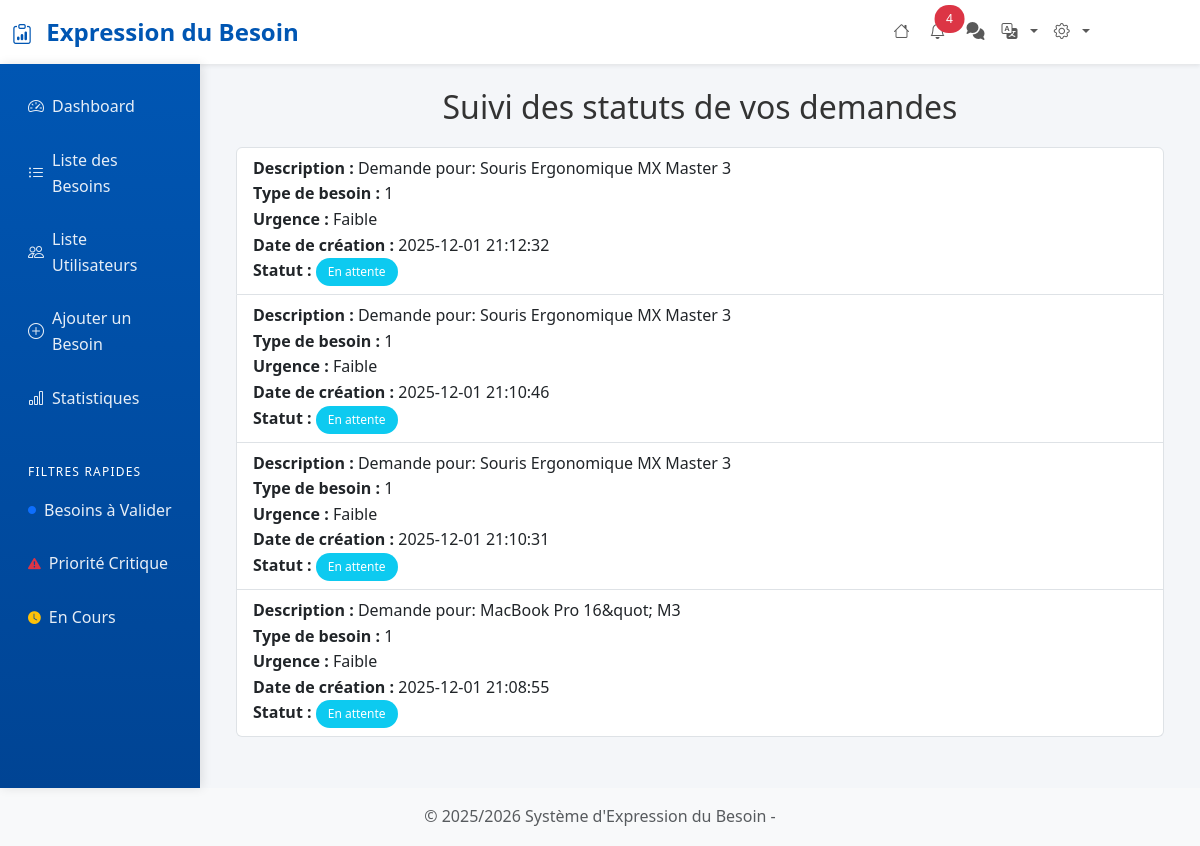
/suivi_statut.php (signed in), run on the app's committed database.
### tables this page shows
CREATE TABLE `demandes` (
  `id` int(11) NOT NULL,
  `user_id` int(11) NOT NULL,
  `type_besoin_id` int(11) NOT NULL,
  `description` text NOT NULL,
  `urgence` enum('Faible','Moyenne','Urgente') NOT NULL DEFAULT 'Faible',
  `statut` enum('En attente','En cours de validation','Traitée') NOT NULL DEFAULT 'En attente',
  `date_creation` datetime DEFAULT current_timestamp()
);

### suivi_statut.php (the view, shortened to what this page needs)
<?php
include 'includes/header.php';
$user_id = $_SESSION['user_id'];
$conn = getConnection();
try {
    $stmt = $conn->prepare("
        SELECT
            description,
            type_besoin_id,
            urgence,
            date_creation,
            statut
        FROM demandes
        WHERE user_id = :user_id
        ORDER BY date_creation DESC
    ");
    $stmt->bindParam(':user_id', $user_id, PDO::PARAM_INT);
    $stmt->execute();
    $stats = $stmt->fetchAll(PDO::FETCH_ASSOC);
} catch (PDOException $e) {
    die("Erreur : " . $e->getMessage());
}
?>
<div class="container mt-4">
    <h2>Suivi des statuts de vos demandes</h2>
    <?php if (count($stats) > 0): ?>
    <ul class="list-group mt-3">
        <?php foreach ($stats as $s): ?>
        <li class="list-group-item">
            <strong>Description :</strong> <?= htmlspecialchars($s['description']) ?><br>
            <strong>Type de besoin :</strong> <?= htmlspecialchars($s['type_besoin_id']) ?><br>
            <strong>Urgence :</strong> <?= htmlspecialchars($s['urgence']) ?><br>
            <strong>Date de création :</strong> <?= htmlspecialchars($s['date_creation']) ?><br>
            <strong>Statut :</strong>
            <span class="badge bg-info"><?= htmlspecialchars($s['statut']) ?></span>
        </li>
        <?php endforeach; ?>
    </ul>
    <?php else: ?>
    <p>Aucune demande enregistrée pour le moment.</p>
    <?php endif; ?>
</div>
<?php include 'includes/footer.php'; ?>

### assets/css/style.css (style rules this page uses)
:root { --primary-color: #0056b3; --secondary-color: #6c757d; --success-color: #198754; --info-color: #0dcaf0; --warning-color: #ffc107; --danger-color: #dc3545; --light-color: #f8f9fa; --dark-color: #212529; --border-radius: 8px; --box-shadow: 0 4px 6px rgba(0,0,0,0.07); --transition: all 0.3s ease; }
body { background-color: #f4f6f9; font-family: 'Segoe UI', Tahoma, Geneva, Verdana, sans-serif; line-height: 1.6; }
.badge { font-size: 0.75rem; padding: 0.5rem 0.75rem; border-radius: 20px; font-weight: 500; }

### includes/header.php (style rules this page uses)
:root { --primary-color: #0056b3; --secondary-color: #6c757d; --success-color: #198754; --info-color: #0dcaf0; --warning-color: #ffc107; --danger-color: #dc3545; --light-color: #f8f9fa; --dark-color: #212529; }
body { background-color: #f4f6f9; font-family: 'Segoe UI', Tahoma, Geneva, Verdana, sans-serif; }
.badge { font-size: 0.75rem; padding: 0.5rem 0.75rem; border-radius: 20px; }
h2 { color: #333; margin-bottom: 20px; text-align: center; }

### data on the page
demandes: description "Demande pour: Souris Ergonomique MX Master 3", type_besoin "1", urgence "Faible", date_creation "2025-12-01 21:12:32", statut "En attente"
demandes: description "Demande pour: Souris Ergonomique MX Master 3", type_besoin "1", urgence "Faible", date_creation "2025-12-01 21:10:46", statut "En attente"
demandes: description "Demande pour: Souris Ergonomique MX Master 3", type_besoin "1", urgence "Faible", date_creation "2025-12-01 21:10:31", statut "En attente"
demandes: description "Demande pour: MacBook Pro 16&quot; M3", type_besoin "1", urgence "Faible", date_creation "2025-12-01 21:08:55", statut "En attente"

### other printed values
getSetence('header_title') "Expression du Besoin"
$unreadCount "4"
